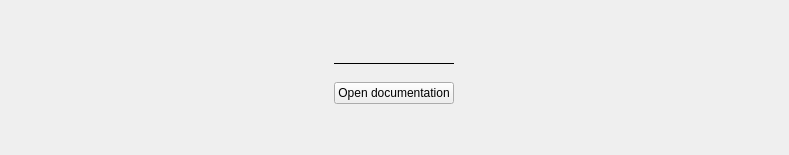
          <widget class="QWidget" name="tab_9">
           <attribute name="title">
            <string>About</string>
           </attribute>
           <layout class="QVBoxLayout" name="verticalLayout_20">
            <item>
             <layout class="QHBoxLayout" name="horizontalLayout_34">
              <item>
               <spacer name="horizontalSpacer_15">
                <property name="orientation">
                 <enum>Qt::Horizontal</enum>
                </property>
                <property name="sizeHint" stdset="0">
                 <size>
                  <width>323</width>
                  <height>20</height>
                 </size>
                </property>
               </spacer>
              </item>
              <item>
               <layout class="QVBoxLayout" name="verticalLayout_18">
                <item>
                 <spacer name="verticalSpacer_6">
                  <property name="orientation">
                   <enum>Qt::Vertical</enum>
                  </property>
                  <property name="sizeHint" stdset="0">
                   <size>
                    <width>20</width>
                    <height>40</height>
                   </size>
                  </property>
                 </spacer>
                </item>
                <item>
                 <layout class="QHBoxLayout" name="horizontalLayout_13"/>
                </item>
                <item>
                 <widget class="QLabel" name="label_26">
                  <property name="font">
                   <font>
                    <pointsize>3</pointsize>
                   </font>
                  </property>
                 </widget>
                </item>
                <item>
                 <widget class="HorizontalDivider" name="frame_9">
                  <property name="frameShape">
                   <enum>QFrame::HLine</enum>
                  </property>
                 </widget>
                </item>
                <item>
                 <widget class="QLabel" name="label_27">
                  <property name="font">
                   <font>
                    <pointsize>3</pointsize>
                   </font>
                  </property>
                 </widget>
                </item>
                <item>
                 <layout class="QHBoxLayout" name="horizontalLayout_36">
                  <item>
                   <widget class="QPushButton" name="pushButton_7">
                    <property name="sizePolicy">
                     <sizepolicy hsizetype="Fixed" vsizetype="Fixed">
                      <horstretch>0</horstretch>
                      <verstretch>0</verstretch>
                     </sizepolicy>
                    </property>
                    <property name="text">
                     <string>Open documentation</string>
                    </property>
                   </widget>
                  </item>
                 </layout>
                </item>
                <item>
                 <spacer name="verticalSpacer_7">
                  <property name="orientation">
                   <enum>Qt::Vertical</enum>
                  </property>
                  <property name="sizeHint" stdset="0">
                   <size>
                    <width>20</width>
                    <height>40</height>
                   </size>
                  </property>
                 </spacer>
                </item>
               </layout>
              </item>
              <item>
               <spacer name="horizontalSpacer_16">
                <property name="orientation">
                 <enum>Qt::Horizontal</enum>
                </property>
                <property name="sizeHint" stdset="0">
                 <size>
                  <width>324</width>
                  <height>20</height>
                 </size>
                </property>
               </spacer>
              </item>
             </layout>
            </item>
           </layout>
          </widget>
